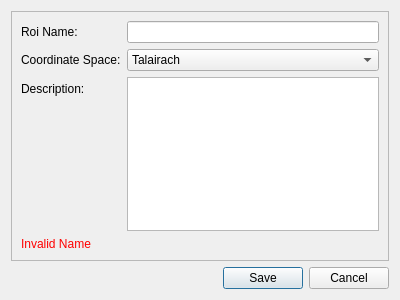
<?xml version="1.0" encoding="UTF-8"?>
<ui version="4.0">
 <class>NewRoi</class>
 <widget class="QDialog" name="NewRoi">
  <property name="windowModality">
   <enum>Qt::ApplicationModal</enum>
  </property>
  <property name="geometry">
   <rect>
    <x>0</x>
    <y>0</y>
    <width>400</width>
    <height>300</height>
   </rect>
  </property>
  <property name="windowTitle">
   <string>Create New ROI</string>
  </property>
  <property name="modal">
   <bool>true</bool>
  </property>
  <layout class="QVBoxLayout" name="verticalLayout">
   <item>
    <widget class="QFrame" name="frame">
     <property name="frameShape">
      <enum>QFrame::StyledPanel</enum>
     </property>
     <property name="frameShadow">
      <enum>QFrame::Raised</enum>
     </property>
     <layout class="QFormLayout" name="formLayout">
      <item row="0" column="0">
       <widget class="QLabel" name="label">
        <property name="text">
         <string>Roi Name:</string>
        </property>
        <property name="buddy">
         <cstring>roi_name</cstring>
        </property>
       </widget>
      </item>
      <item row="1" column="0">
       <widget class="QLabel" name="label_2">
        <property name="text">
         <string>Coordinate Space:</string>
        </property>
        <property name="buddy">
         <cstring>roi_space</cstring>
        </property>
       </widget>
      </item>
      <item row="2" column="0">
       <widget class="QLabel" name="label_3">
        <property name="text">
         <string>Description:</string>
        </property>
        <property name="buddy">
         <cstring>roi_desc</cstring>
        </property>
       </widget>
      </item>
      <item row="0" column="1">
       <widget class="QLineEdit" name="roi_name"/>
      </item>
      <item row="2" column="1">
       <widget class="QPlainTextEdit" name="roi_desc"/>
      </item>
      <item row="1" column="1">
       <widget class="QComboBox" name="roi_space">
        <property name="currentIndex">
         <number>1</number>
        </property>
        <item>
         <property name="text">
          <string>Subject</string>
         </property>
        </item>
        <item>
         <property name="text">
          <string>Talairach</string>
         </property>
        </item>
        <item>
         <property name="text">
          <string>Dartel</string>
         </property>
        </item>
        <item>
         <property name="text">
          <string>Diff</string>
         </property>
        </item>
       </widget>
      </item>
      <item row="3" column="0" colspan="2">
       <widget class="QLabel" name="error_msg">
        <property name="font">
         <font>
          <weight>50</weight>
          <bold>false</bold>
         </font>
        </property>
        <property name="styleSheet">
         <string notr="true">#error_msg{color: rgb(255, 0, 0);}</string>
        </property>
        <property name="text">
         <string>Invalid Name</string>
        </property>
       </widget>
      </item>
     </layout>
    </widget>
   </item>
   <item>
    <widget class="QDialogButtonBox" name="dialogButtonBox">
     <property name="orientation">
      <enum>Qt::Horizontal</enum>
     </property>
     <property name="standardButtons">
      <set>QDialogButtonBox::Cancel|QDialogButtonBox::Save</set>
     </property>
    </widget>
   </item>
  </layout>
 </widget>
 <tabstops>
  <tabstop>roi_name</tabstop>
  <tabstop>roi_space</tabstop>
  <tabstop>roi_desc</tabstop>
  <tabstop>dialogButtonBox</tabstop>
 </tabstops>
 <resources/>
 <connections>
  <connection>
   <sender>dialogButtonBox</sender>
   <signal>accepted()</signal>
   <receiver>NewRoi</receiver>
   <slot>accept()</slot>
   <hints>
    <hint type="sourcelabel">
     <x>229</x>
     <y>275</y>
    </hint>
    <hint type="destinationlabel">
     <x>157</x>
     <y>274</y>
    </hint>
   </hints>
  </connection>
  <connection>
   <sender>dialogButtonBox</sender>
   <signal>rejected()</signal>
   <receiver>NewRoi</receiver>
   <slot>reject()</slot>
   <hints>
    <hint type="sourcelabel">
     <x>297</x>
     <y>281</y>
    </hint>
    <hint type="destinationlabel">
     <x>286</x>
     <y>274</y>
    </hint>
   </hints>
  </connection>
 </connections>
</ui>
